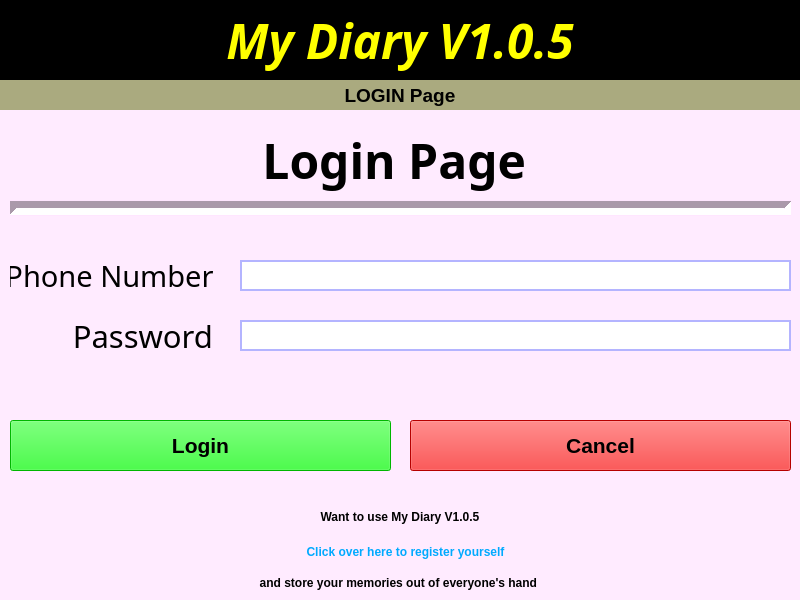
<?xml version="1.0" encoding="UTF-8"?>
<ui version="4.0">
 <class>MainWindow</class>
 <widget class="QMainWindow" name="MainWindow">
  <property name="geometry">
   <rect>
    <x>0</x>
    <y>0</y>
    <width>800</width>
    <height>600</height>
   </rect>
  </property>
  <property name="minimumSize">
   <size>
    <width>800</width>
    <height>600</height>
   </size>
  </property>
  <property name="maximumSize">
   <size>
    <width>800</width>
    <height>600</height>
   </size>
  </property>
  <property name="windowTitle">
   <string>MainWindow</string>
  </property>
  <property name="styleSheet">
   <string notr="true">background-color: rgb(255, 235, 255);</string>
  </property>
  <widget class="QWidget" name="centralwidget">
   <widget class="QLabel" name="label_2">
    <property name="geometry">
     <rect>
      <x>0</x>
      <y>0</y>
      <width>800</width>
      <height>80</height>
     </rect>
    </property>
    <property name="font">
     <font>
      <family>Segoe UI Semibold</family>
      <pointsize>36</pointsize>
      <weight>75</weight>
      <italic>true</italic>
      <bold>true</bold>
     </font>
    </property>
    <property name="styleSheet">
     <string notr="true">color: rgb(255, 255, 0);
background-color: rgb(0, 0, 0);</string>
    </property>
    <property name="text">
     <string>My Diary V1.0.5</string>
    </property>
    <property name="alignment">
     <set>Qt::AlignCenter</set>
    </property>
   </widget>
   <widget class="QLabel" name="label_3">
    <property name="geometry">
     <rect>
      <x>0</x>
      <y>80</y>
      <width>800</width>
      <height>30</height>
     </rect>
    </property>
    <property name="font">
     <font>
      <pointsize>14</pointsize>
      <weight>75</weight>
      <bold>true</bold>
     </font>
    </property>
    <property name="styleSheet">
     <string notr="true">background-color: rgb(170, 170, 127);</string>
    </property>
    <property name="text">
     <string>LOGIN Page</string>
    </property>
    <property name="alignment">
     <set>Qt::AlignCenter</set>
    </property>
   </widget>
   <widget class="QLabel" name="label_4">
    <property name="geometry">
     <rect>
      <x>0</x>
      <y>500</y>
      <width>800</width>
      <height>100</height>
     </rect>
    </property>
    <property name="font">
     <font>
      <weight>75</weight>
      <bold>true</bold>
     </font>
    </property>
    <property name="toolTip">
     <string/>
    </property>
    <property name="text">
     <string>&lt;html&gt;&lt;head/&gt;&lt;body&gt;&lt;p&gt;Want to use My Diary V1.0.5&lt;/p&gt;&lt;p&gt;&lt;br/&gt;&lt;/p&gt;&lt;p&gt;and store your memories out of everyone's hand &lt;/p&gt;&lt;/body&gt;&lt;/html&gt;</string>
    </property>
    <property name="alignment">
     <set>Qt::AlignCenter</set>
    </property>
   </widget>
   <widget class="QPushButton" name="pushButton_3">
    <property name="geometry">
     <rect>
      <x>250</x>
      <y>540</y>
      <width>311</width>
      <height>23</height>
     </rect>
    </property>
    <property name="font">
     <font>
      <weight>75</weight>
      <bold>true</bold>
     </font>
    </property>
    <property name="cursor">
     <cursorShape>PointingHandCursor</cursorShape>
    </property>
    <property name="toolTip">
     <string>click to open registration page</string>
    </property>
    <property name="styleSheet">
     <string notr="true">color: rgb(0, 170, 255);</string>
    </property>
    <property name="text">
     <string>Click over here to register yourself</string>
    </property>
    <property name="flat">
     <bool>true</bool>
    </property>
   </widget>
   <widget class="QLabel" name="label_5">
    <property name="geometry">
     <rect>
      <x>10</x>
      <y>260</y>
      <width>211</width>
      <height>31</height>
     </rect>
    </property>
    <property name="font">
     <font>
      <family>MV Boli</family>
      <pointsize>22</pointsize>
     </font>
    </property>
    <property name="styleSheet">
     <string notr="true">background-color: rgba(255, 255, 255,0);</string>
    </property>
    <property name="text">
     <string>Phone Number </string>
    </property>
    <property name="alignment">
     <set>Qt::AlignRight|Qt::AlignTrailing|Qt::AlignVCenter</set>
    </property>
   </widget>
   <widget class="QLineEdit" name="lineEdit">
    <property name="geometry">
     <rect>
      <x>240</x>
      <y>260</y>
      <width>551</width>
      <height>31</height>
     </rect>
    </property>
    <property name="font">
     <font>
      <pointsize>14</pointsize>
     </font>
    </property>
    <property name="styleSheet">
     <string notr="true">background-color: rgb(255, 255, 255);
border: 2px solid;
border-color: rgb(180, 180, 255);
</string>
    </property>
   </widget>
   <widget class="QLineEdit" name="lineEdit_2">
    <property name="geometry">
     <rect>
      <x>240</x>
      <y>320</y>
      <width>551</width>
      <height>31</height>
     </rect>
    </property>
    <property name="font">
     <font>
      <pointsize>14</pointsize>
     </font>
    </property>
    <property name="styleSheet">
     <string notr="true">background-color: rgb(255, 255, 255);
border: 2px solid;
border-color: rgb(180, 180, 255);
</string>
    </property>
    <property name="echoMode">
     <enum>QLineEdit::Password</enum>
    </property>
   </widget>
   <widget class="QLabel" name="label_6">
    <property name="geometry">
     <rect>
      <x>10</x>
      <y>320</y>
      <width>211</width>
      <height>31</height>
     </rect>
    </property>
    <property name="font">
     <font>
      <family>MV Boli</family>
      <pointsize>23</pointsize>
     </font>
    </property>
    <property name="styleSheet">
     <string notr="true">background-color: rgba(255, 255, 255,0);</string>
    </property>
    <property name="text">
     <string>Password </string>
    </property>
    <property name="alignment">
     <set>Qt::AlignRight|Qt::AlignTrailing|Qt::AlignVCenter</set>
    </property>
   </widget>
   <widget class="QPushButton" name="pushButton_2">
    <property name="geometry">
     <rect>
      <x>410</x>
      <y>420</y>
      <width>381</width>
      <height>51</height>
     </rect>
    </property>
    <property name="font">
     <font>
      <pointsize>16</pointsize>
      <weight>75</weight>
      <bold>true</bold>
     </font>
    </property>
    <property name="styleSheet">
     <string notr="true">background-color: rgb(255, 0, 0);</string>
    </property>
    <property name="text">
     <string>Cancel</string>
    </property>
   </widget>
   <widget class="QPushButton" name="pushButton">
    <property name="geometry">
     <rect>
      <x>10</x>
      <y>420</y>
      <width>381</width>
      <height>51</height>
     </rect>
    </property>
    <property name="font">
     <font>
      <pointsize>16</pointsize>
      <weight>75</weight>
      <bold>true</bold>
     </font>
    </property>
    <property name="styleSheet">
     <string notr="true">background-color: rgb(0, 255, 0);</string>
    </property>
    <property name="text">
     <string>Login</string>
    </property>
   </widget>
   <widget class="Line" name="line">
    <property name="geometry">
     <rect>
      <x>10</x>
      <y>200</y>
      <width>781</width>
      <height>16</height>
     </rect>
    </property>
    <property name="font">
     <font>
      <pointsize>14</pointsize>
      <weight>75</weight>
      <bold>true</bold>
     </font>
    </property>
    <property name="styleSheet">
     <string notr="true">background-color: rgb(255, 170, 255);
background-color: rgb(255, 230, 255);</string>
    </property>
    <property name="lineWidth">
     <number>7</number>
    </property>
    <property name="orientation">
     <enum>Qt::Horizontal</enum>
    </property>
   </widget>
   <widget class="QLabel" name="label">
    <property name="geometry">
     <rect>
      <x>10</x>
      <y>120</y>
      <width>781</width>
      <height>80</height>
     </rect>
    </property>
    <property name="sizePolicy">
     <sizepolicy hsizetype="Preferred" vsizetype="Preferred">
      <horstretch>0</horstretch>
      <verstretch>2</verstretch>
     </sizepolicy>
    </property>
    <property name="sizeIncrement">
     <size>
      <width>0</width>
      <height>0</height>
     </size>
    </property>
    <property name="font">
     <font>
      <family>Segoe Script</family>
      <pointsize>36</pointsize>
      <weight>75</weight>
      <bold>true</bold>
     </font>
    </property>
    <property name="styleSheet">
     <string notr="true">background-color: rgba(255, 255, 255,0);</string>
    </property>
    <property name="text">
     <string>Login Page </string>
    </property>
    <property name="alignment">
     <set>Qt::AlignCenter</set>
    </property>
   </widget>
  </widget>
 </widget>
 <resources/>
 <connections/>
</ui>
